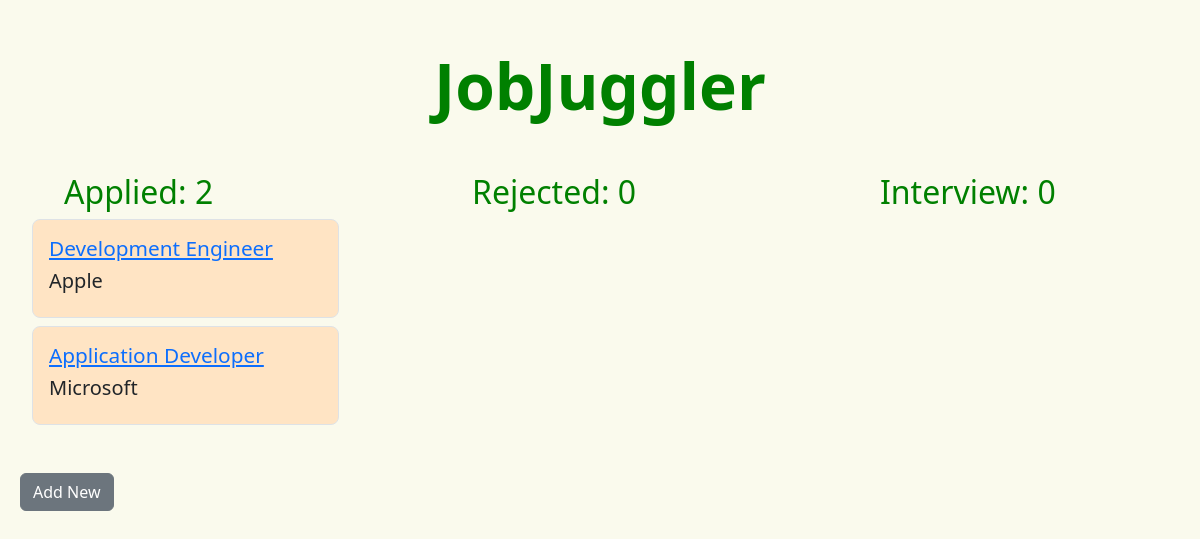
The page /jobList on the database as committed earlier.
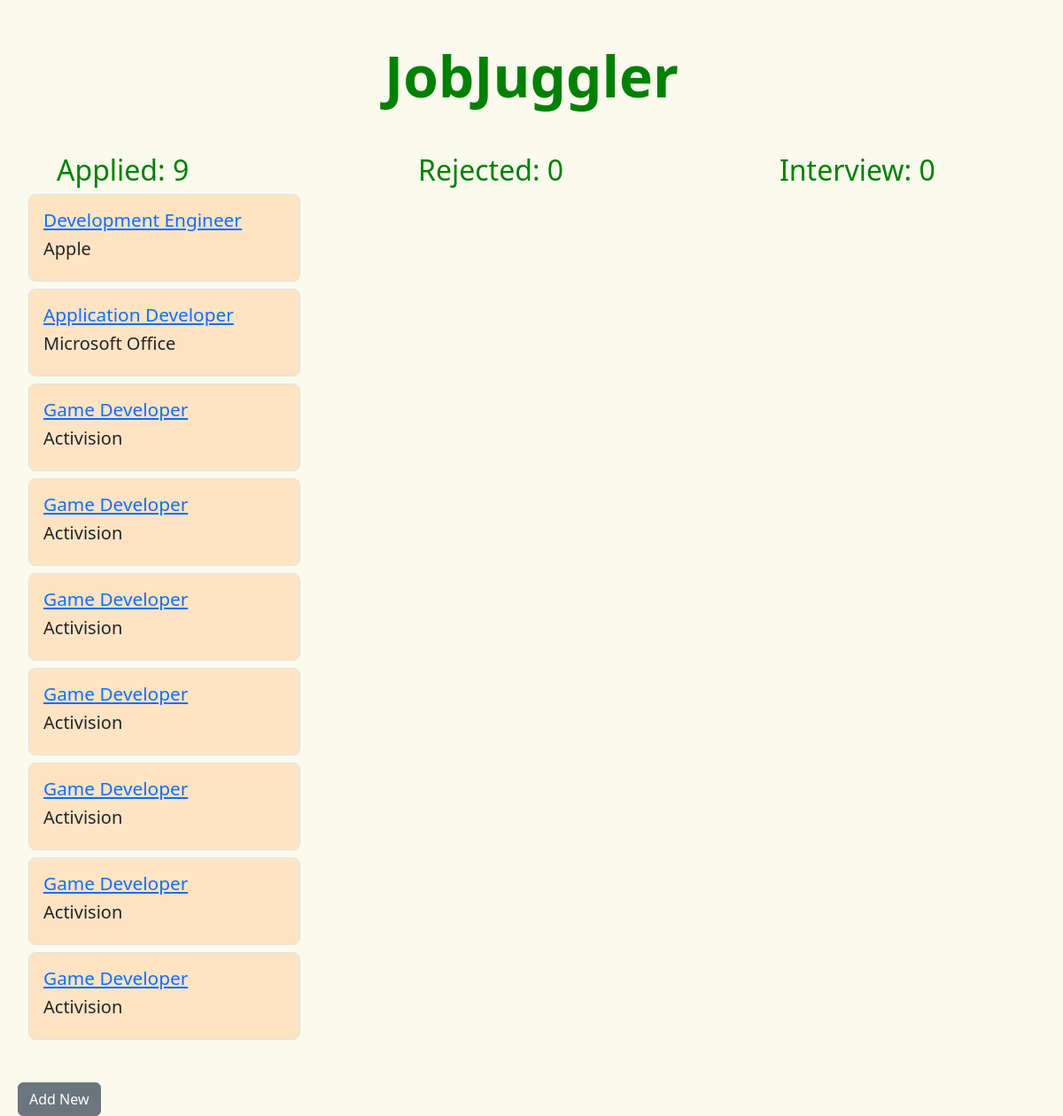
The same page on the database as committed later.
### jobApp/models.py (models this page shows, shortened)
class JobApp(models.Model):
    company = models.CharField(max_length=100, null=False)
    position = models.CharField(max_length=100, null=False)
    url = models.TextField()
    date_applied = models.DateField()
    status = models.CharField(max_length=100)
    notes = models.TextField()

### jobApp/views.py (the view)
# urls.py: path('jobList', views.JobListView.as_view(), name="jobApps.list"),
class JobListView(ListView):
    model = JobApp
    context_object_name = "jobApps"
    template_name = './home/job_list.html'
    def get_context_data(self, **kwargs):
        context = super().get_context_data(**kwargs)
        context['applied_jobs_count'] = JobApp.objects.filter(status="Applied").count()
        context['rejected_jobs_count'] = JobApp.objects.filter(status="Rejected").count()
        context['interview_jobs_count'] = JobApp.objects.filter(status="Interview").count()
        return context

### jobApp/templates/home/job_list.html (shortened to what this page needs)
{% extends "base.html" %}
{% block content %}
    <div class="home-title">
        <h1 class="home-title my-5">
            JobJuggler
        </h1>
    </div>
    <div class="row">
        <div class="col-md-4">
            <h2 class="status-title">Applied: {{ applied_jobs_count }}</h2>
            {% for jobApp in jobApps|dictsortreversed:"date_applied" %}
                {% if jobApp.status == "Applied" %}
                    <div class="p-3 border applied-tile">
                        <a href="{% url 'jobApps.detail' pk=jobApp.id %}">
                            <h3 class="tile-position">{{ jobApp.position }}</h3>
                        </a>
                        <h5>{{ jobApp.company }}</h5>
                    </div>
                {% endif %}
            {% endfor %}
        </div>
        <div class="col-md-4">
            <h2 class="status-title">Rejected: {{ rejected_jobs_count }}</h2>
        </div>
        <div class="col-md-4">
            <h2 class="status-title">Interview: {{ interview_jobs_count }}</h2>
        </div>
    </div>
    <div class="add-new-button">
        <a href="{% url 'job.new' %}" class="btn btn-secondary">Add New</a>
    </div>
{% endblock %}

Rows that differ between the two databases and show on the page:
changed JobApp "Application Developer": company "Microsoft" → "Microsoft Office"
added JobApp: position "Game Developer", company "Activision"
added JobApp: position "Game Developer", company "Activision"
added JobApp: position "Game Developer", company "Activision"
added JobApp: position "Game Developer", company "Activision"
added JobApp: position "Game Developer", company "Activision"
added JobApp: position "Game Developer", company "Activision"
added JobApp: position "Game Developer", company "Activision"
Other text that changed with them:
{{ applied_jobs_count }}: "2" → "9"
